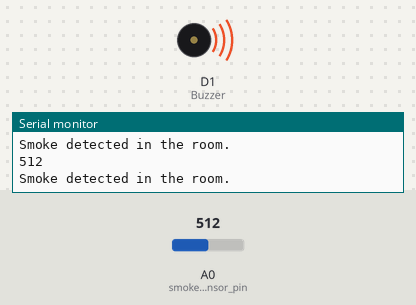
Bench run of a sketch on a simulated ESP8266 (NodeMCU). On the bench: buzzer (waves = sounding, pin HIGH), the last lines printed to the serial monitor. The inputs (shaded band) are chosen by the test bench; at power-on: A0 (smoke_sensor_pin) = 512.

Above: at 1.2 s.
1.3 s: A0 (smoke_sensor_pin) set to 485
At 2.4 s:
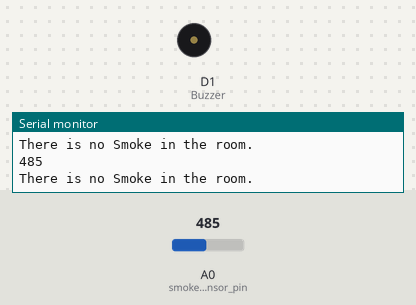
2.8 s: A0 (smoke_sensor_pin) set to 1023
At 3.6 s:
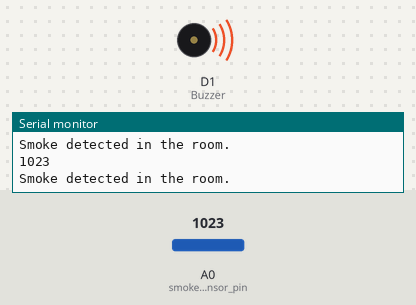
4.3 s: A0 (smoke_sensor_pin) set to 0
At 5.7 s:
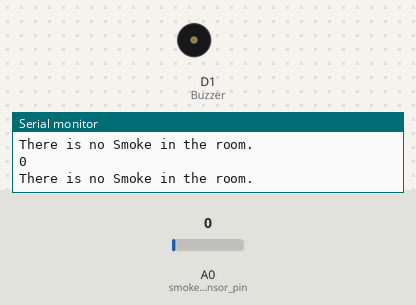
Timing chart, 0 to 7.3 s (numbered marks = the images above; inputs shaded):
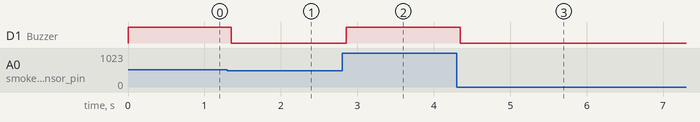

The sketch:

smoke_iot.ino
```cpp
#include <ESP8266WiFi.h>


int smoke_sensor_pin = A0;
int Buzzer = D1;

void setup()

{

  Serial.begin(9600);
  pinMode(smoke_sensor_pin, INPUT);
  pinMode(Buzzer,OUTPUT);

}

void loop()

{

  int analogSensor = analogRead(smoke_sensor_pin);
  Serial.println(analogSensor);

  if (analogSensor > 500)

  {

    Serial.println("Smoke detected in the room.");
    digitalWrite(Buzzer, HIGH);


  }

  else

  {
    Serial.println("There is no Smoke in the room.");
    digitalWrite(Buzzer, LOW);


  }
}
```

Measured:
- the behaviour switches between 501 and 500 on A0 (smoke_sensor_pin) (found by bisection; images 0 and 1)
- after the input at 1.3 s, D1 (Buzzer): HIGH → LOW after 0.05 s
- after the input at 2.8 s, D1 (Buzzer): LOW → HIGH after 0.05 s
- after the input at 4.3 s, D1 (Buzzer): HIGH → LOW after 0.05 s
